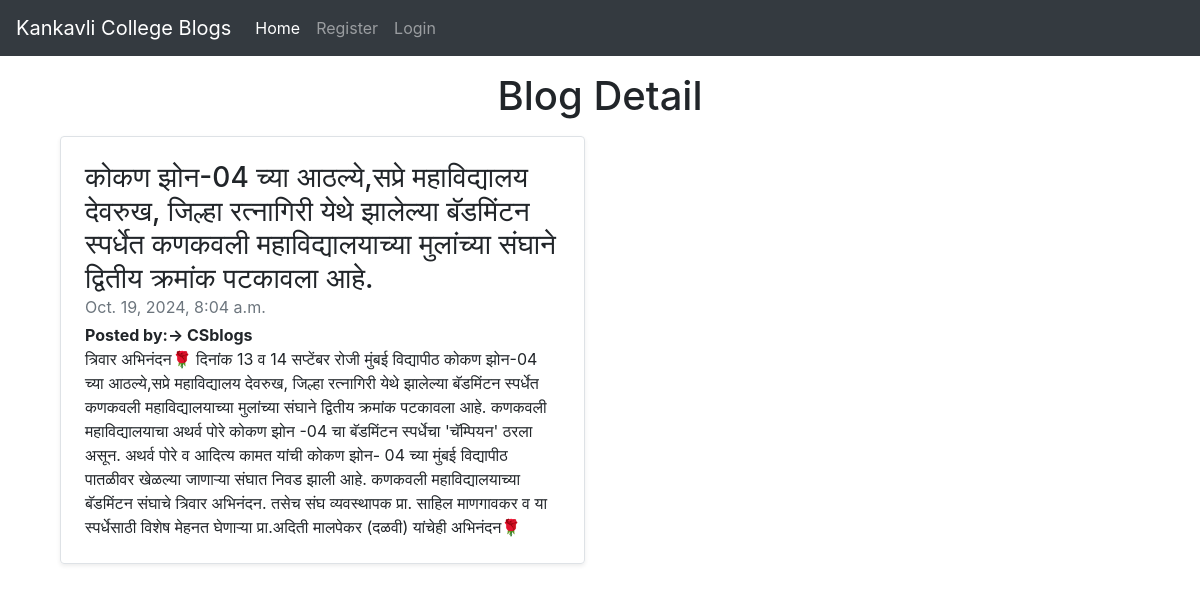
The page /blog_detail/6 on the database its author committed.
### myapp1/models.py (models this page shows, shortened)
class Blog(models.Model):
    user_id = models.ForeignKey(User, on_delete=models.CASCADE)
    title = models.CharField(max_length=150)
    dsc = models.TextField()
    Img = models.ImageField(upload_to='images/', blank=True, null=True)
    date = models.DateTimeField(auto_now_add=True, null=True)

### myapp1/views.py (the view)
# urls.py: path('blog_detail/<int:id>',views.blog_detail,name='blog_detail'),
def blog_detail(request, id):
    blog = Blog.objects.get(id=id)
    context = {'blog': blog}
    return render(request, 'blog_detail.html', context)

### templates/blog_detail.html (shortened to what this page needs)
<!doctype html>
<html lang="en">
  <head>
    <link rel="stylesheet" href="https://stackpath.bootstrapcdn.com/bootstrap/4.5.2/css/bootstrap.min.css">
  </head>
  <body>
  <nav class="navbar navbar-expand-lg navbar-dark bg-dark">
  <a class="navbar-brand" href="#">Kankavli College Blogs</a>
  <div class="collapse navbar-collapse" id="navbarSupportedContent">
    <ul class="navbar-nav mr-auto">
      <li class="nav-item active">
        <a class="nav-link" href="/">Home <span class="sr-only">(current)</span></a>
      </li>
      {% if user.is_authenticated %}
      <li class="nav-item">
        <a class="nav-link" href="/">{{request.user}}</a>
      </li>
      <li class="nav-item">
        <a class="nav-link" href="/post_blog">Post Blog</a>
      </li>
      <li class="nav-item">
        <a class="nav-link" href="/logout">Logout</a>
      </li>
      {% if user.id == blog.user_id_id %}
      <li class="nav-item">
        <a class="nav-link btn btn-success " href="/edit/{{blog.id}}">Edit</a>
      </li>
      <li class="nav-item">
        <a class="nav-link btn btn-danger mx-3" href="/delete/{{blog.id}}">Delete</a>
      </li>
      {% endif %}
      {% else %}
      <li class="nav-item">
        <a class="nav-link" href="/register">Register</a>
      </li>
      <li class="nav-item">
        <a class="nav-link" href="/login">Login</a>
      </li>
      {% endif %}
    </ul>
  </div>
</nav>
  <div class="container">
<h1 class='text-center my-3'>Blog Detail</h1>
    <div class="col-md-6 my-3">
      <div class="row no-gutters border rounded overflow-hidden flex-md-row mb-4 shadow-sm h-md-250 position-relative">
        <div class="col p-4 d-flex flex-column position-static">
          <h3 class="mb-0">{{blog.title}}</h3>
          <div class="mb-1 text-muted">{{blog.date}}</div>
          <b>Posted by:-> {{blog.user_id.username}}</b>
          <p class="card-text mb-auto">{{blog.dsc}}</p>
        </div>
      </div>
    </div>
</div>
  </body>
</html>

### rows shown on the page
Blog: title "कोकण झोन-04 च्या आठल्ये,सप्रे महाविद्यालय देवरुख, जिल्हा रत्नागिरी येथे झालेल्या बॅडमिंटन स्पर्धेत कणकवली महाविद्यालयाच्या मुलांच्या संघाने द्वितीय क्रमांक पटकावला आहे.", date "Oct. 19, 2024, 8:04 a.m.", user_id.username "CSblogs", dsc "त्रिवार अभिनंदन🌹 दिनांक 13 व 14 सप्टेंबर रोजी मुंबई विद्यापीठ कोकण झोन-04 च्या आठल्ये,सप्रे महाविद्यालय देवरुख, जिल्हा रत्नागिरी येथे झालेल्या बॅडमिंटन स्पर्धेत कणकवली महाविद्यालयाच्या मुलांच्या संघाने द्वितीय क्रमांक पटकावला आहे. कणकवली महाविद्यालयाचा अथर्व पोरे कोकण झोन -04 चा बॅडमिंटन स्पर्धेचा 'चॅम्पियन' ठरला असून. अथर्व पोरे व आदित्य कामत यांची कोकण झोन- 04 च्या मुंबई विद्यापीठ पातळीवर खेळल्या जाणाऱ्या संघात निवड झाली आहे. कणकवली महाविद्यालयाच्या बॅडमिंटन संघाचे त्रिवार अभिनंदन. तसेच संघ व्यवस्थापक प्रा. साहिल माणगावकर व या स्पर्धेसाठी विशेष मेहनत घेणाऱ्या प्रा.अदिती मालपेकर (दळवी) यांचेही अभिनंदन🌹"
